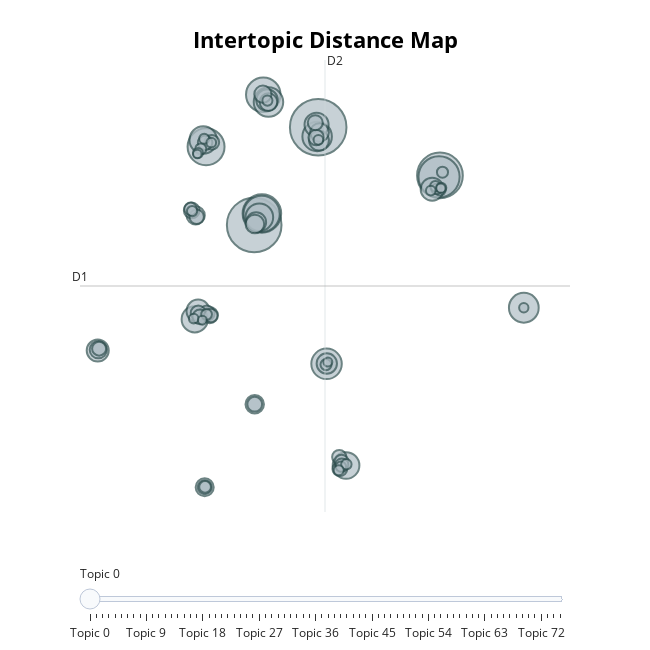

Notebook code cell kept with this figure:
### Markdown cell above
## Visualize Topics
After having trained our model, we can visualize the topics that were generated in a way very similar to LDAvis.

### Code cell
model.visualize_topics()
